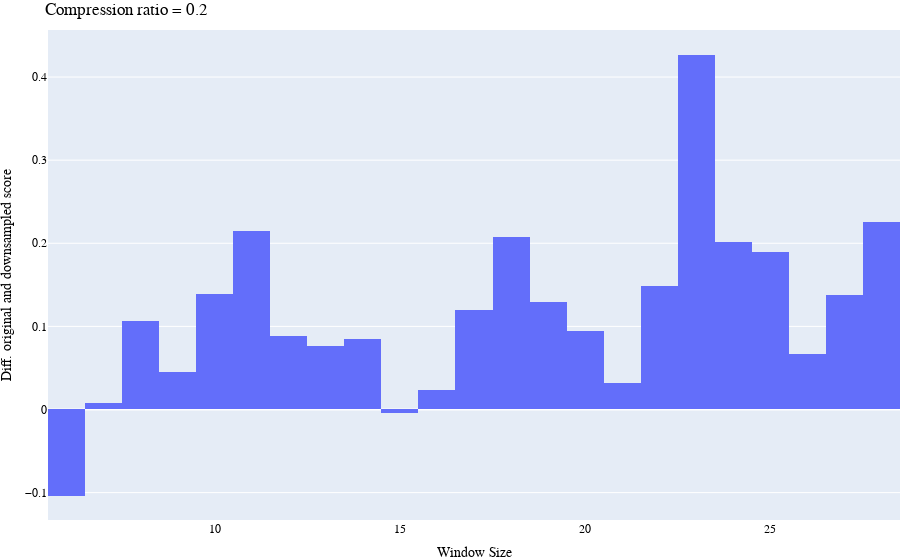
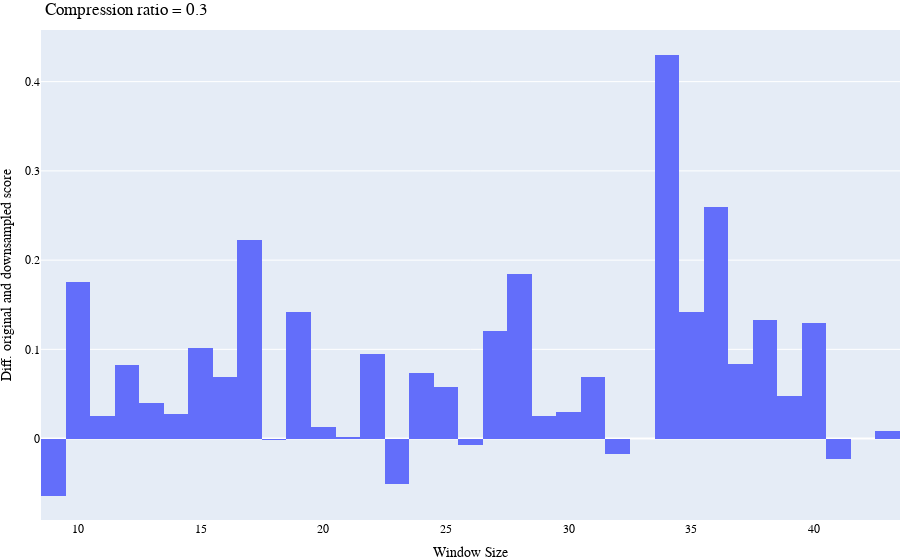

These figures' notebook cell, in order:
### Code cell
hasc_res['diff_scores'] = hasc_res.apply(add_score_diffs_hasc,axis=1)
crs_lim=np.round(np.arange(0.2,0.8,0.1),1)
for cr in crs_lim:
    plot_ws_differences(hasc_res, cr, filepath="results/figures/optimalCR/WS_scoreDependency_CR" + str(cr).replace('.','') + "_HASC.svg")

### Figure 1 — Plotly figure (JSON) as saved in the notebook; plotly's stock layout.template omitted (floating-point values rounded to 4 significant figures; data arrays with more than 128 entries replaced by an {"elided": "..."} marker saying what was removed)
{"data": [{"histfunc": "avg", "name": "Diff. original and downsampled score", "offsetgroup": "1", "type": "histogram", "x": {"elided": "1500 int values"}, "y": {"elided": "1500 float values"}}], "layout": {"autosize": true, "font": {"color": "black", "family": "Arial", "size": 12}, "margin": {"b": 0, "l": 0, "r": 0, "t": 30}, "scattermode": "group", "title": {"text": "Compression ratio = 0.2"}, "xaxis": {"autorange": true, "categoryorder": "category descending", "range": [5.5, 28.5], "title": {"text": "Window Size"}, "type": "linear"}, "yaxis": {"autorange": true, "range": [-0.133, 0.4566], "title": {"text": "Diff. original and downsampled score"}, "type": "linear"}}}

### Figure 2 — Plotly figure (JSON) as saved in the notebook; plotly's stock layout.template omitted (floating-point values rounded to 4 significant figures; data arrays with more than 128 entries replaced by an {"elided": "..."} marker saying what was removed)
{"data": [{"histfunc": "avg", "name": "Diff. original and downsampled score", "offsetgroup": "1", "type": "histogram", "x": {"elided": "1500 int values"}, "y": {"elided": "1500 float values"}}], "layout": {"autosize": true, "font": {"color": "black", "family": "Arial", "size": 12}, "margin": {"b": 0, "l": 0, "r": 0, "t": 30}, "scattermode": "group", "title": {"text": "Compression ratio = 0.3"}, "xaxis": {"autorange": true, "categoryorder": "category descending", "range": [8.5, 43.5], "title": {"text": "Window Size"}, "type": "linear"}, "yaxis": {"autorange": true, "range": [-0.0912, 0.4579], "title": {"text": "Diff. original and downsampled score"}, "type": "linear"}}}
